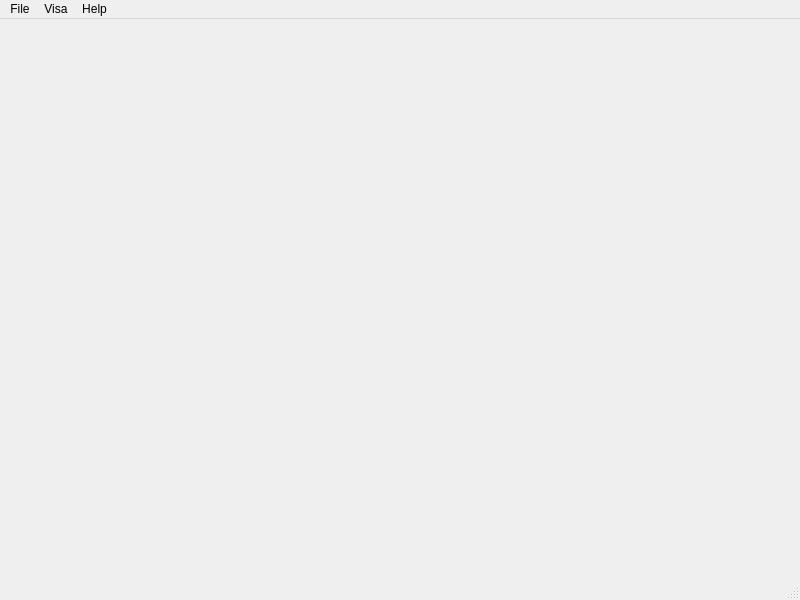
<?xml version="1.0" encoding="UTF-8"?>
<ui version="4.0">
 <class>MainWindow</class>
 <widget class="QMainWindow" name="MainWindow">
  <property name="geometry">
   <rect>
    <x>0</x>
    <y>0</y>
    <width>800</width>
    <height>600</height>
   </rect>
  </property>
  <property name="windowTitle">
   <string>Kimi Business Support System</string>
  </property>
  <widget class="QWidget" name="centralwidget"/>
  <widget class="QMenuBar" name="menubar">
   <property name="geometry">
    <rect>
     <x>0</x>
     <y>0</y>
     <width>800</width>
     <height>22</height>
    </rect>
   </property>
   <widget class="QMenu" name="menuFile">
    <property name="title">
     <string>File</string>
    </property>
   </widget>
   <widget class="QMenu" name="menuVisa">
    <property name="title">
     <string>Visa</string>
    </property>
    <addaction name="actionNew_Order"/>
    <addaction name="actionOrder_List"/>
    <addaction name="separator"/>
    <addaction name="actionKnowledge"/>
    <addaction name="actionRecent_News"/>
   </widget>
   <widget class="QMenu" name="menuHelp">
    <property name="title">
     <string>Help</string>
    </property>
    <addaction name="actionManual"/>
    <addaction name="actionFAQ"/>
    <addaction name="separator"/>
    <addaction name="actionAbout"/>
   </widget>
   <addaction name="menuFile"/>
   <addaction name="menuVisa"/>
   <addaction name="menuHelp"/>
  </widget>
  <widget class="QStatusBar" name="statusbar"/>
  <action name="actionNew_Order">
   <property name="text">
    <string>New Order</string>
   </property>
  </action>
  <action name="actionOrder_List">
   <property name="text">
    <string>Order List</string>
   </property>
  </action>
  <action name="actionKnowledge">
   <property name="text">
    <string>Knowledge</string>
   </property>
  </action>
  <action name="actionRecent_News">
   <property name="text">
    <string>Recent News</string>
   </property>
  </action>
  <action name="actionManual">
   <property name="text">
    <string>Manual</string>
   </property>
  </action>
  <action name="actionFAQ">
   <property name="text">
    <string>FAQ</string>
   </property>
  </action>
  <action name="actionAbout">
   <property name="text">
    <string>About</string>
   </property>
  </action>
 </widget>
 <resources/>
 <connections/>
</ui>
